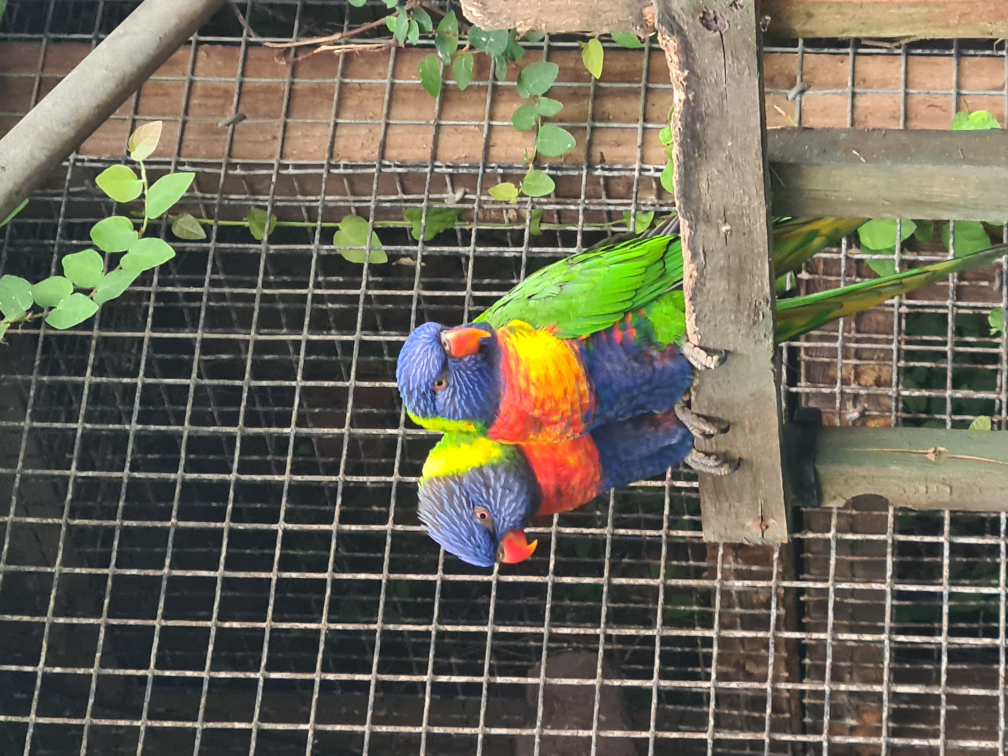
%> input picture images/birds.jpg, 4032 x 3024 px (shown at 1/4 size)
$ octave resize_gen.m   (GNU Octave 9; MATLAB toolbox functions it lacks are replaced by stand-ins)
%> lines starting %> are read from the running program, lines starting %| are printed output that depends on the picture
### DWTmark3_fnc.m
% Data-Hiding/Zero-Bit Watermarker/Decoder
% By Theo Rickman
% University of Sheffield 2022

function [watermark_or_key_out] = DWTmark3_fnc(img_in, ...
                                              watermark_or_key_in, ...
                                              watermarkingType, ...
                                              operation, ...
                                              waveletType)

watermark_or_key_out = 0;

    % Conv to double and extract Y part
    img = rgb2ycbcr(im2double(img_in));  % convert to double then YCbCr
    imgY = squeeze(img(:,:,1)); % extract luma part of image (greyscale)

    % % decompose Y part of image using dwt
    [LL,HL,LH,HH] = dwt2(imgY,waveletType);
    [LL2,HL2,LH2,HH2] = dwt2(LL,waveletType);
    [LL3,HL3,LH3,HH3] = dwt2(LL2,waveletType);

    if strcmp(operation,'Embed')
%         f = waitbar(0,"Inserting Watermarks");
        % % load watermark and execute relevant watermarking function
        if strcmp(watermarkingType,'Data-Hiding')

            HH3dh = dataHide(HH3,watermark_or_key_in); %waitbar(1/3,f);
            HL3dh = dataHide(HL3,watermark_or_key_in); %waitbar(2/3,f);
            LH3dh = dataHide(LH3,watermark_or_key_in); %close(f)

            % recompose image using idwt
            rLL2 = idwt2(LL3,HL3dh,LH3dh,HH3dh,waveletType);
            rLL = idwt2(rLL2,HL2,LH2,HH2,waveletType);
            imgReY = idwt2(rLL,HL,LH,HH,waveletType);

            imgRe = cat(3,imgReY,img(:,:,2:3)); % reinsert Cb & Cr from original image
            imgReO = im2uint8(ycbcr2rgb(imgRe)); % convert reconstituted YCbCr image to RGB, then to uint8
            imwrite(imgReO,strcat("output","_DH",".jpg"),"Quality",100);

        elseif strcmp(watermarkingType,'Zero-Bit')

            HHkey = keyGen(HH3,watermark_or_key_in); %waitbar(1/3,f);
            HLkey = keyGen(HL3,watermark_or_key_in); %waitbar(2/3,f);
            LHkey = keyGen(LH3,watermark_or_key_in); %close(f)

            watermark_or_key_out = cat(3,HHkey,HLkey,LHkey);

            % no need to recompose image as it has not been modified
        end
    elseif strcmp(operation,'Extract')
        load('watermark.mat','watermark');
%         f = waitbar(0,"Extracting Watermark");
        % % extract watermark
        if strcmp(watermarkingType,'Data-Hiding')

            HH3ex = dataExtract(HH3); %waitbar(1/3,f);
            HL3ex = dataExtract(HL3); %waitbar(2/3,f);
            LH3ex = dataExtract(LH3); %close(f)

%             wmcomp = wm_sizer(size(HL3,1),size(HL3,2),watermark,'dh');

        elseif strcmp(watermarkingType,'Zero-Bit')

            HH3ex = keyComp(HH3,watermark_or_key_in(:,:,1)); %waitbar(1/3,f);
            HL3ex = keyComp(HL3,watermark_or_key_in(:,:,2)); %waitbar(2/3,f);
            LH3ex = keyComp(LH3,watermark_or_key_in(:,:,3)); %close(f)

%             wmcomp = wm_sizer(size(HL3,1),size(HL3,2),watermark,'zb');

        else
            disp("Invalid watermarking type selected")
            return
        end

        % combine extracted watermarks
        watermark_or_key_out = mode(cat(3,HL3ex,LH3ex,HH3ex),3);

        % [7 lines of commented-out code are left out]
    end
end

### dataHide.m
function out = dataHide(matrix,watermark)
cRows = size(matrix,1);
cCols = size(matrix,2)/3;

watermark = wm_sizer(cRows,cCols*3,watermark,'dh');

median_Matrix = reshape(median(reshape(matrix', 3, [])),cCols,[])';

for workingRow = 1:cRows

    for workingColumn = 1:cCols

        columnLoc = 3*workingColumn-2;
        activeSection = matrix(workingRow,columnLoc:columnLoc+2);
        oddOneOut = abs(activeSection-median_Matrix(workingRow,workingColumn));
        [~, index] = min(oddOneOut);

        if max(oddOneOut) - min(oddOneOut) <= 1/255
            if watermark(workingRow,workingColumn) == 1
                matrix(workingRow,columnLoc+1) = activeSection(index)-1/255;
            elseif watermark(workingRow,workingColumn) == 0
                matrix(workingRow,columnLoc+1) = activeSection(index)+1/255;
            end
        elseif watermark(workingRow,workingColumn) == 1
            matrix(workingRow,columnLoc+index-1) = max(activeSection);
        else
            matrix(workingRow,columnLoc+index-1) = min(activeSection);
        end

    end

end
out = matrix;
end

### wm_sizer.m
function [wm_out] = wm_sizer(in_mtx_h,in_mtx_w,wm_in,type)

cRows = in_mtx_h;
if strcmp(type,'dh')
    cCols = in_mtx_w/3;
elseif strcmp(type,'zb')
    cCols = in_mtx_w;
end

constrSquare = min(cRows,cCols);
wm_in = imresize(wm_in,[constrSquare constrSquare]);

if cRows < cCols % if matrix is wide
    wm_in = repmat(wm_in, 1, 30);
    wm_in = imcrop(wm_in, [0 0 cCols constrSquare]);

elseif cCols < cRows % if matrix is tall
    wm_in = repmat(wm_in, 30, 1);
    wm_in = imcrop(wm_in, [0 0 constrSquare cRows]);

end

wm_out = wm_in;
end

### resize_gen.m
%% embed
clear;

[path,filename,ext] = fileparts('C:\Users\Theo\MATLAB\Projects\EEE381\attacked_images\tests\resize\birds.jpg');

img_o = imread([path,'\',filename,ext]);
load('watermark.mat');

DWTmark3_fnc(img_o, ...
             watermark, ...
             'Data-Hiding', ...
             'Embed', ...
             'haar');
%> in DWTmark3_fnc, `[LL2,HL2,LH2,HH2] = dwt2(LL,waveletType);`:
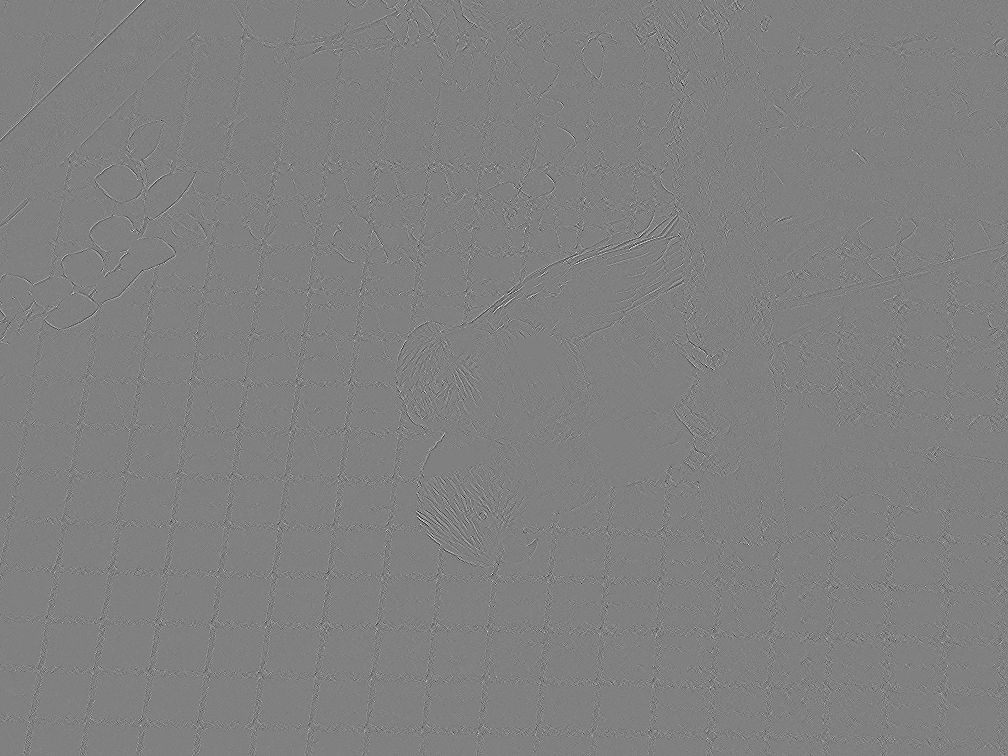
%> HH2: size 756x1008 double; min -0.189, max 0.186, mean -2.45e-05; drawn with min black and max white
%> in DWTmark3_fnc, `[LL3,HL3,LH3,HH3] = dwt2(LL2,waveletType);`:
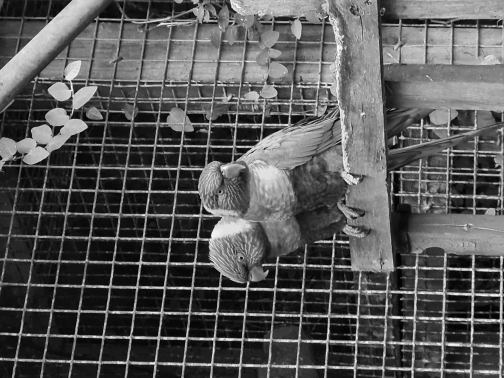
%> LL3: size 378x504 double; min 1.17, max 7.32, mean 3.29; drawn with min black and max white
%> in DWTmark3_fnc, `[LL3,HL3,LH3,HH3] = dwt2(LL2,waveletType);`:
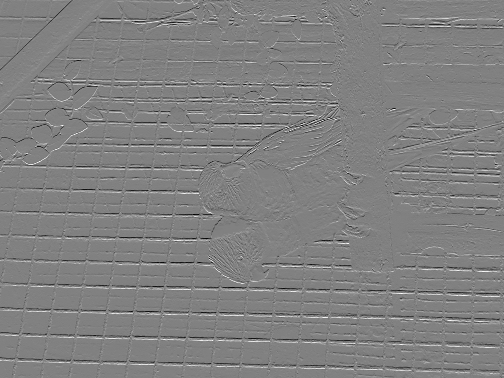
%> HL3: size 378x504 double; min -1.76, max 1.72, mean 0.00123; drawn with min black and max white
%> in DWTmark3_fnc, `[LL3,HL3,LH3,HH3] = dwt2(LL2,waveletType);`:
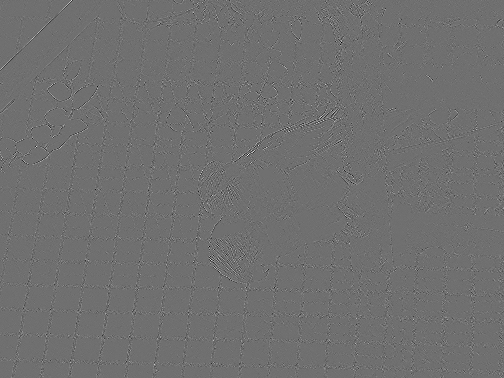
%> HH3: size 378x504 double; min -0.739, max 0.943, mean 0.000161; drawn with min black and max white
%> in dataHide (call 3), `median_Matrix = reshape(median(reshape(matrix', 3, [])),cCols,[])';`:
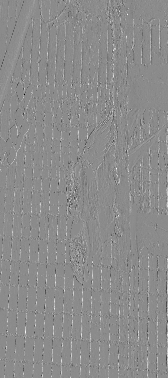
%> median_Matrix: size 378x168 double; min -1.12, max 0.922, mean 0.00403; drawn with min black and max white
%> after the loop in dataHide (call 3), `for workingRow = 1:cRows`:
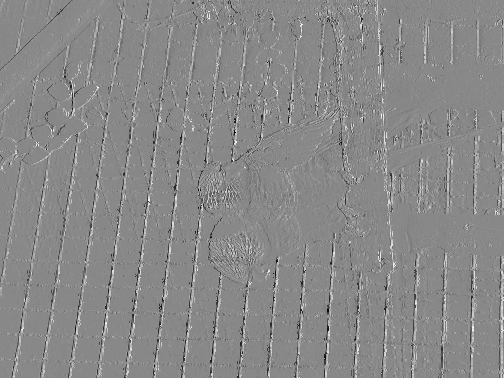
%> matrix: size 378x504 double; min -1.94, max 1.69, mean 0.0146; drawn with min black and max white
%> in DWTmark3_fnc, `rLL2 = idwt2(LL3,HL3dh,LH3dh,HH3dh,waveletType);`:
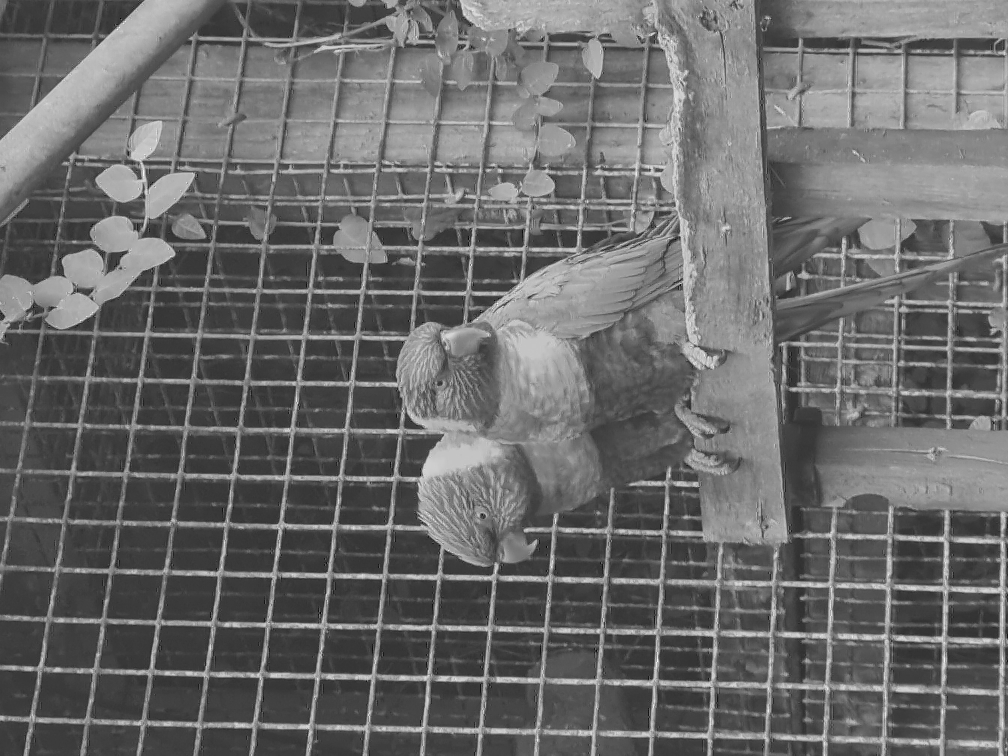
%> rLL2: size 756x1008 double; min -0.317, max 4.36, mean 1.65; drawn with min black and max white
%> the run ends on the next line
